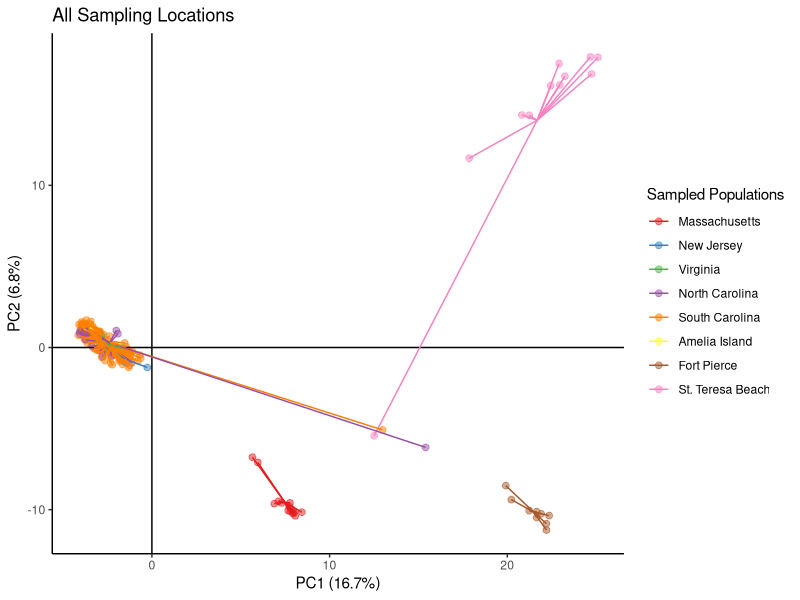

This figure's R source: (Note: this script raises an error after producing the figure.)
## PC 
rm(list=ls())
library(ggplot2)
library(readxl)
library(RColorBrewer)
dat <- read.delim("data/diop_231ind_3162snp.GT.txt",sep="\t") 
meta_sub = read.csv("data/231ind_meta.csv")
#meta = read_xlsx("data/Revised Diop Meta.xlsx")
#colnames(dat) = meta$'New Code'[match(colnames(dat),meta$plateID)]
#dat = dat[,!is.na(colnames(dat))]
#meta_sub = meta[match(colnames(dat),meta$'New Code'),]
#meta_sub$State[substr(meta_sub$'New Code',1,4)=="FlAM"] = "Amelia Island"
#meta_sub$State[substr(meta_sub$'New Code',1,4)=="FlFP"] = "Fort Pierce"
#meta_sub$State[substr(meta_sub$'New Code',1,4)=="FlSB"] = "St Theresa Beach"

pc <- prcomp(t(dat))
scores <- data.frame(pc$x) #scores for all individuals through all PCs
scores = data.frame(pop = factor(meta_sub$State),scores)
scores$pop = factor(scores$pop,levels=levels(scores$pop)[c(3,4,8,5,6,1,2,7)])
xbar1 = tapply(scores$PC1,scores$pop,mean)
xbar2 = tapply(scores$PC2,scores$pop,mean)
scores = data.frame(scores[,c("pop","PC1","PC2")],
                    xbar1 = xbar1[match(scores$pop,names(xbar1))],
                    xbar2 = xbar2[match(scores$pop,names(xbar2))])
cols <- brewer.pal(n = length(unique(scores$pop)), name = "Set1")
print(head((((pc$sdev)^2)/sum((pc$sdev)^2))*100))

p2 <- ggplot(scores, aes(x=PC1, y=PC2, colour=pop))+
  geom_point(size=2, alpha = 0.5)+
    scale_color_manual(values = cols)+ 
  geom_hline(yintercept = 0)+
  geom_vline(xintercept = 0)+
    geom_segment(aes(x=PC1, y=PC2, xend=xbar1, yend=xbar2, colour = pop))+
  ggtitle("All Sampling Locations")+
  theme_classic()+
  labs(y= "PC2 (6.8%)", x= "PC1 (16.7%)", colour = "Sampled Populations")


#find sample IDs for outliers
tmp = scores[scores$PC1>10 & scores$PC1<18 & scores$PC2 > -10 & scores$PC2<0,]

pdf("output/PC.pdf")
print(p2)
print(p2 + annotate("text",x=tmp$PC1,y=tmp$PC2,label=rownames(tmp),adj=0))
dev.off()

#